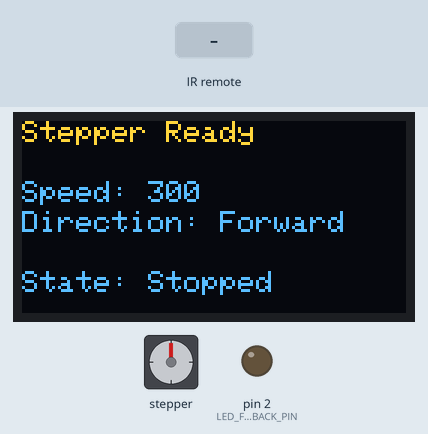
A sketch run on a simulated Arduino Uno, built for the host (arithmetic inside an expression is 32-bit, double 64-bit). Parts: 128×64 one-colour display, stepper motor, output pins drawn as LEDs (lit = HIGH). The inputs (shaded band) are chosen by the test bench. The OLED is the two-colour kind (top 16 rows yellow); EEPROM starts erased; stepper angles assume 4096 steps per turn; what the sketch prints to the serial monitor is not drawn.

Above: at 4.8 s.
4.9 s: infrared code 0x11 received
At 5.07 s:
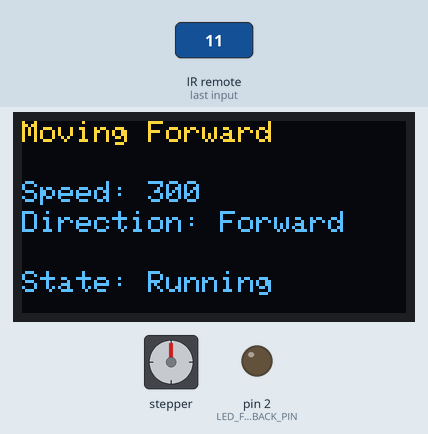
6.9 s: infrared code 0x10 received
At 7.08 s:
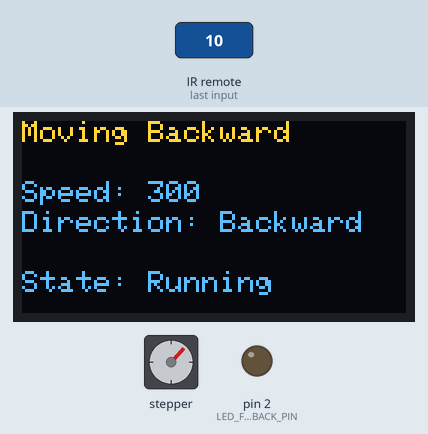
8.9 s: infrared code 0x13 received
At 9.07 s:
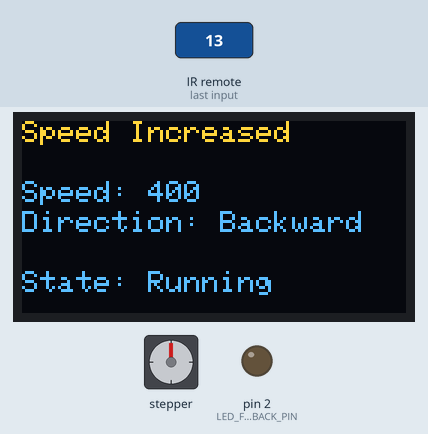
11.3 s: infrared code 0x12 received
At 11.49 s:
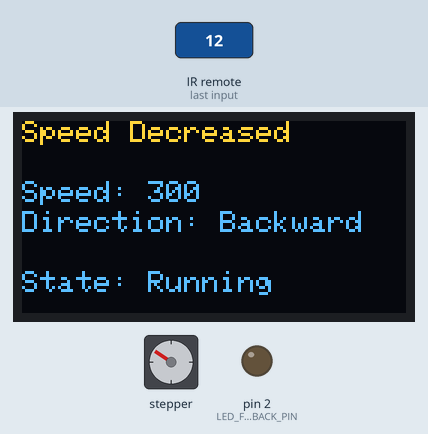
13.3 s: infrared code 0xB received
At 13.7 s:
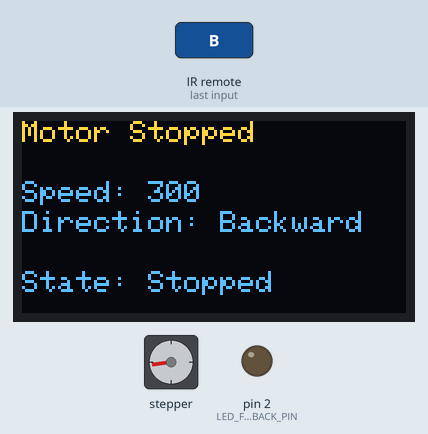
14.8 s: infrared code 0x1C received
At 15.9 s:
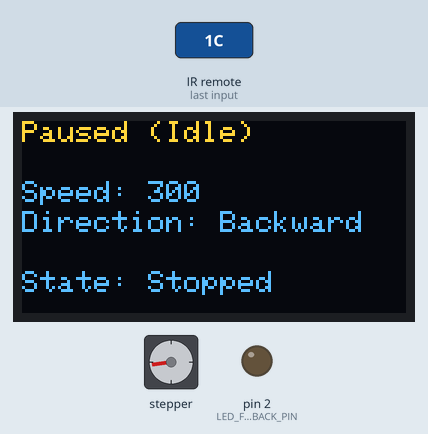
Timing chart, 0 to 17.3 s (numbered marks = the images above; inputs shaded):
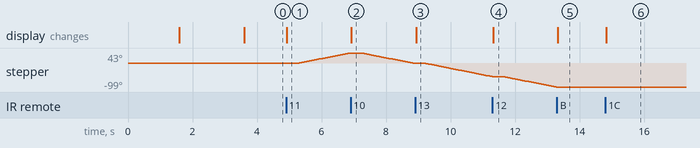

Measured:
- after the input at 4.9 s, stepper: keeps turning clockwise at about 27°/s, starting after 0.37 s; the display: changes at once (image 1)
- after the input at 6.9 s, the display: changes at once (image 2)
- after the input at 8.9 s, the display: changes at once (image 3)
- after the input at 11.3 s, the display: changes at once (image 4)
- after the input at 13.3 s, stepper: stops changing and stays -99°; the display: changes at once (image 5)
- after the input at 14.8 s, the display: changes at once (image 6)

The sketch:

final_code.ino
```cpp
// Project: Remote Stepper Motor Controller System
// Author: AbdullahRFA

#include <IRremote.hpp>
#include <AccelStepper.h>
#include <Wire.h>
#include <Adafruit_GFX.h>
#include <Adafruit_SSD1306.h>
#include <EEPROM.h>

// === OLED DISPLAY SETUP ===
#define SCREEN_WIDTH 128
#define SCREEN_HEIGHT 64
Adafruit_SSD1306 display(SCREEN_WIDTH, SCREEN_HEIGHT, &Wire, -1);

// === IR Remote ===
#define IR_RECEIVER_PIN 4
#define LED_FEEDBACK_PIN 2
int state = 1;

// === IR Button Command Values (Decimal) ===
int forward = 17;
int backword = 16;
int speed_increase = 19;
int speed_decrease = 18;
int stopMotor = 11;
int idlePosition = 28;

// === Stepper Motor Pins ===
#define MOTOR_PIN1 14
#define MOTOR_PIN2 12
#define MOTOR_PIN3 13
#define MOTOR_PIN4 15
AccelStepper stepper(AccelStepper::HALF4WIRE, MOTOR_PIN1, MOTOR_PIN3, MOTOR_PIN2, MOTOR_PIN4);

// === Variables ===
int speed = 300;
bool motorActive = false;
bool moveForward = false;
bool moveBackward = false;
bool previousDirectionForward = true;
bool idleToggleState = false;

int stepRequest = 0; // New: Store number key pressed for cycle request
bool cycleAwaitDirection = false;

// EEPROM Addresses
#define EEPROM_SPEED_ADDR 0
#define EEPROM_DIR_ADDR 4

void saveToEEPROM() {
  EEPROM.writeInt(EEPROM_SPEED_ADDR, speed);
  EEPROM.writeBool(EEPROM_DIR_ADDR, previousDirectionForward);
  EEPROM.commit();
}

void loadFromEEPROM() {
  speed = EEPROM.readInt(EEPROM_SPEED_ADDR);
  previousDirectionForward = EEPROM.readBool(EEPROM_DIR_ADDR);
  if (speed < 100 || speed > 1000) speed = 300;
}

void displayStatus(const char* action) {
  display.clearDisplay();
  display.setCursor(0, 0);
  display.setTextSize(1);
  display.println(action);

  display.setCursor(0, 20);
  display.print("Speed: "); display.println(speed);

  display.setCursor(0, 30);
  display.print("Direction: ");
  display.println(previousDirectionForward ? "Forward" : "Backward");

  display.setCursor(0, 50);
  display.print("State: ");
  display.println(motorActive ? "Running" : "Stopped");
  display.display();
}

void showCommandFeedback(int cycles, bool dir) {
  display.clearDisplay();
  display.setCursor(0, 0);
  display.setTextSize(1);
  display.print("Cmd: Move ");
  display.print(cycles);
  display.print(" Cycle ");
  display.println(dir ? "Forward" : "Backward");
  display.display();
  delay(1000);
}

void moveNCycle(int n, bool dir) {
  stepper.setSpeed(dir ? abs(speed) : -abs(speed));
  int steps = 4096; // one cycle for 28BYJ-48
  stepper.move(steps * (dir ? n : -n));
  while (stepper.distanceToGo() != 0) {
    stepper.run();
  }

  // Display final movement summary
  display.clearDisplay();
  display.setCursor(0, 0);
  display.setTextSize(1);
  display.print("Moved ");
  display.print(n);
  display.print(" Cycle ");
  display.println(dir ? "Forward" : "Backward");
  display.display();
  delay(1000);
}

void showProjectIntro() {
  display.clearDisplay();
  display.setTextSize(1);
  display.setCursor(0, 0);
  display.println("Remote Stepper Motor");
  display.println("Controller System");
  display.display();
  delay(1500);  // Show project title

  display.clearDisplay();
  display.setCursor(0, 0);
  display.setTextSize(1);
  display.println("Presented by:");

  display.println("-------------");
  display.println("- Abdullah(383)");
  display.println("- Khaled(391)");
  display.println("- Shanto(379)");
  display.println("- Tawhid(395)");
  display.display();
  delay(2000);  // Show contributor names
}

void setup() {
  Serial.begin(115200);

  if (!display.begin(SSD1306_SWITCHCAPVCC, 0x3C)) {
    Serial.println(F("SSD1306 allocation failed"));
    while (true);
  }
  display.setTextColor(SSD1306_WHITE);
  showProjectIntro();

  EEPROM.begin(64);
  loadFromEEPROM();
  displayStatus("Stepper Ready");

  IrReceiver.begin(IR_RECEIVER_PIN, ENABLE_LED_FEEDBACK);
  pinMode(LED_FEEDBACK_PIN, OUTPUT);

  stepper.setMaxSpeed(1000);
  stepper.setSpeed(speed);
  stepper.setAcceleration(500);
}

void loop() {
  if (IrReceiver.decode()) {
    int command = IrReceiver.decodedIRData.command;
    Serial.print("IR Command: "); Serial.println(command);

    // showCommandFeedback(command,dir);

    if (command >= 0 && command <= 9) {
      stepRequest = command + 1; // Consider 0 as 1, 1 as 2, ..., 9 as 10
      cycleAwaitDirection = true;
      displayStatus("Press F/B for Cycle");
    }
    else if (cycleAwaitDirection && (command == forward || command == backword)) {
        bool dir = (command == forward);
        showCommandFeedback(stepRequest, dir); // Show detailed feedback
        moveNCycle(stepRequest, dir); // Just move requested cycles once
        cycleAwaitDirection = false;
        stepRequest = 0;
    }else {
      switch (command) {
        case 17:
          moveForward = true;
          moveBackward = false;
          motorActive = true;
          previousDirectionForward = true;
          idleToggleState = false;
          displayStatus("Moving Forward");
          break;
        case 16:
          moveBackward = true;
          moveForward = false;
          motorActive = true;
          previousDirectionForward = false;
          idleToggleState = false;
          displayStatus("Moving Backward");
          break;
        case 19:
          speed += 100;
          if (speed > 1000) speed = 1000;
          stepper.setSpeed(speed);
          displayStatus("Speed Increased");
          break;
        case 18:
          speed -= 100;
          if (speed < 100) speed = 100;
          stepper.setSpeed(speed);
          displayStatus("Speed Decreased");
          break;
        case 11:
          moveForward = false;
          moveBackward = false;
          motorActive = false;
          idleToggleState = false;
          stepper.stop();
          displayStatus("Motor Stopped");
          break;
        case 28:
          if (!idleToggleState) {
            motorActive = false;
            idleToggleState = true;
            displayStatus("Paused (Idle)");
          } else {
            motorActive = true;
            if (previousDirectionForward) {
              moveForward = true;
              moveBackward = false;
            } else {
              moveBackward = true;
              moveForward = false;
            }
            idleToggleState = false;
            displayStatus("Resumed from Idle");
          }
          break;
        default:
          displayStatus("Unknown Cmd");
          break;
      }
    }

    saveToEEPROM();
    IrReceiver.resume();
    delay(300);
  }

  if (motorActive) {
    if (moveForward) {
      stepper.setSpeed(abs(speed));
      stepper.runSpeed();
    } else if (moveBackward) {
      stepper.setSpeed(-abs(speed));
      stepper.runSpeed();
    }
  }
}
```
